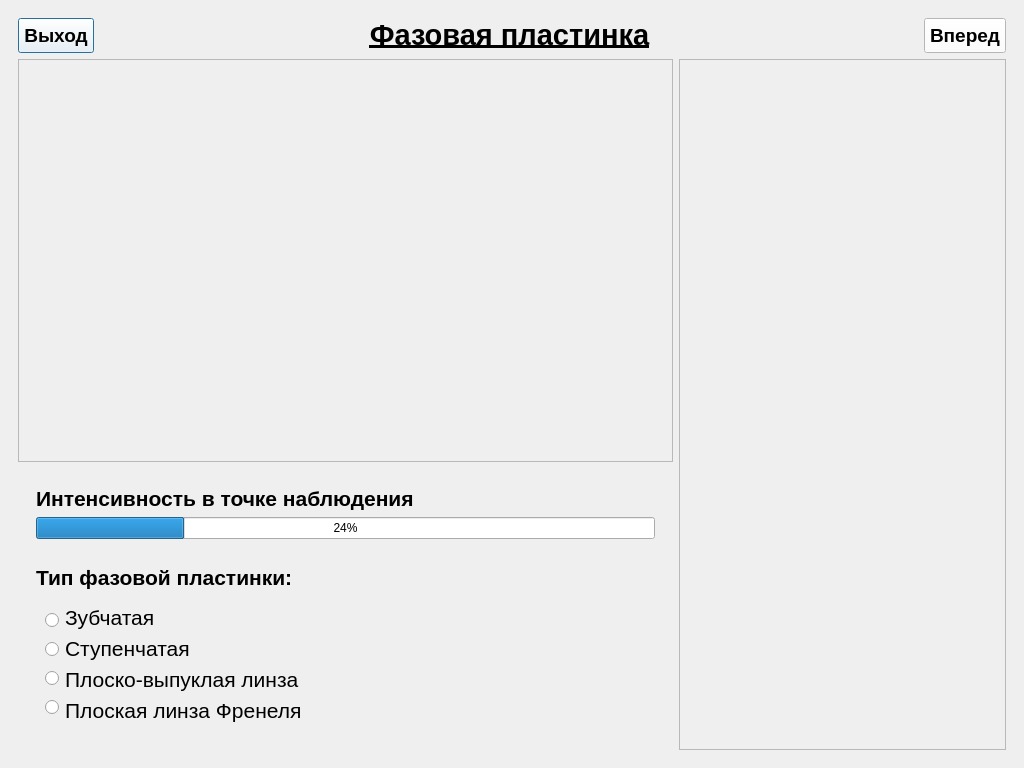
<?xml version="1.0" encoding="UTF-8"?>
<ui version="4.0">
 <class>PhasePlateWindow</class>
 <widget class="QMainWindow" name="PhasePlateWindow">
  <property name="geometry">
   <rect>
    <x>0</x>
    <y>0</y>
    <width>1024</width>
    <height>768</height>
   </rect>
  </property>
  <property name="windowTitle">
   <string>MainWindow</string>
  </property>
  <widget class="QWidget" name="centralwidget">
   <layout class="QGridLayout" name="gridLayout">
    <item row="0" column="0" colspan="2">
     <widget class="QFrame" name="frame_3">
      <property name="frameShape">
       <enum>QFrame::NoFrame</enum>
      </property>
      <property name="frameShadow">
       <enum>QFrame::Raised</enum>
      </property>
      <layout class="QGridLayout" name="gridLayout_2" rowstretch="2,1" columnstretch="2,1">
       <item row="0" column="0" colspan="2">
        <widget class="QWidget" name="widget" native="true">
         <property name="sizePolicy">
          <sizepolicy hsizetype="Preferred" vsizetype="Fixed">
           <horstretch>0</horstretch>
           <verstretch>0</verstretch>
          </sizepolicy>
         </property>
         <layout class="QHBoxLayout" name="horizontalLayout_4">
          <property name="spacing">
           <number>0</number>
          </property>
          <property name="leftMargin">
           <number>0</number>
          </property>
          <property name="topMargin">
           <number>0</number>
          </property>
          <property name="rightMargin">
           <number>0</number>
          </property>
          <property name="bottomMargin">
           <number>0</number>
          </property>
          <item alignment="Qt::AlignLeft">
           <widget class="FontScalablePushButton" name="pushButton_Back">
            <property name="sizePolicy">
             <sizepolicy hsizetype="Preferred" vsizetype="Expanding">
              <horstretch>0</horstretch>
              <verstretch>0</verstretch>
             </sizepolicy>
            </property>
            <property name="minimumSize">
             <size>
              <width>0</width>
              <height>0</height>
             </size>
            </property>
            <property name="font">
             <font>
              <family>Arial</family>
              <pointsize>14</pointsize>
              <weight>75</weight>
              <bold>true</bold>
             </font>
            </property>
            <property name="styleSheet">
             <string notr="true">background-color:white;
padding-top:5%;
padding-bottom:5%;
padding-left:5%;
padding-right:5%</string>
            </property>
            <property name="text">
             <string>Выход</string>
            </property>
            <property name="autoDefault">
             <bool>false</bool>
            </property>
            <property name="default">
             <bool>true</bool>
            </property>
            <property name="flat">
             <bool>false</bool>
            </property>
           </widget>
          </item>
          <item>
           <spacer name="horizontalSpacer_2">
            <property name="orientation">
             <enum>Qt::Horizontal</enum>
            </property>
            <property name="sizeHint" stdset="0">
             <size>
              <width>40</width>
              <height>20</height>
             </size>
            </property>
           </spacer>
          </item>
          <item alignment="Qt::AlignHCenter|Qt::AlignVCenter">
           <widget class="FontScalableLabel" name="label">
            <property name="maximumSize">
             <size>
              <width>16777215</width>
              <height>50</height>
             </size>
            </property>
            <property name="font">
             <font>
              <family>Arial</family>
              <pointsize>22</pointsize>
              <weight>75</weight>
              <bold>true</bold>
              <underline>true</underline>
             </font>
            </property>
            <property name="text">
             <string>Фазовая пластинка</string>
            </property>
            <property name="alignment">
             <set>Qt::AlignCenter</set>
            </property>
           </widget>
          </item>
          <item>
           <spacer name="horizontalSpacer">
            <property name="orientation">
             <enum>Qt::Horizontal</enum>
            </property>
            <property name="sizeHint" stdset="0">
             <size>
              <width>40</width>
              <height>20</height>
             </size>
            </property>
           </spacer>
          </item>
          <item>
           <widget class="FontScalablePushButton" name="pushButton_Back_2">
            <property name="sizePolicy">
             <sizepolicy hsizetype="Preferred" vsizetype="Expanding">
              <horstretch>0</horstretch>
              <verstretch>0</verstretch>
             </sizepolicy>
            </property>
            <property name="minimumSize">
             <size>
              <width>0</width>
              <height>0</height>
             </size>
            </property>
            <property name="font">
             <font>
              <family>Arial</family>
              <pointsize>14</pointsize>
              <weight>75</weight>
              <bold>true</bold>
             </font>
            </property>
            <property name="styleSheet">
             <string notr="true">background-color:white;
padding-top:5%;
padding-bottom:5%;
padding-left:5%;
padding-right:5%</string>
            </property>
            <property name="text">
             <string>Вперед</string>
            </property>
            <property name="flat">
             <bool>false</bool>
            </property>
           </widget>
          </item>
         </layout>
        </widget>
       </item>
       <item row="1" column="0">
        <widget class="QFrame" name="frame">
         <property name="frameShape">
          <enum>QFrame::NoFrame</enum>
         </property>
         <property name="frameShadow">
          <enum>QFrame::Raised</enum>
         </property>
         <layout class="QVBoxLayout" name="verticalLayout">
          <property name="leftMargin">
           <number>0</number>
          </property>
          <property name="topMargin">
           <number>0</number>
          </property>
          <property name="rightMargin">
           <number>0</number>
          </property>
          <property name="bottomMargin">
           <number>0</number>
          </property>
          <item>
           <widget class="QFrame" name="frame_5">
            <property name="frameShape">
             <enum>QFrame::StyledPanel</enum>
            </property>
            <property name="frameShadow">
             <enum>QFrame::Raised</enum>
            </property>
            <layout class="QHBoxLayout" name="horizontalLayout">
             <item>
              <widget class="SchemeGraph" name="widget_schemeGraph" native="true">
               <property name="sizePolicy">
                <sizepolicy hsizetype="MinimumExpanding" vsizetype="Expanding">
                 <horstretch>0</horstretch>
                 <verstretch>0</verstretch>
                </sizepolicy>
               </property>
              </widget>
             </item>
            </layout>
           </widget>
          </item>
          <item>
           <widget class="QFrame" name="frame_4">
            <property name="sizePolicy">
             <sizepolicy hsizetype="Preferred" vsizetype="Minimum">
              <horstretch>0</horstretch>
              <verstretch>0</verstretch>
             </sizepolicy>
            </property>
            <property name="frameShape">
             <enum>QFrame::NoFrame</enum>
            </property>
            <property name="frameShadow">
             <enum>QFrame::Raised</enum>
            </property>
            <layout class="QHBoxLayout" name="horizontalLayout_2">
             <item alignment="Qt::AlignTop">
              <widget class="QFrame" name="frame_7">
               <property name="frameShape">
                <enum>QFrame::NoFrame</enum>
               </property>
               <property name="frameShadow">
                <enum>QFrame::Raised</enum>
               </property>
               <layout class="QVBoxLayout" name="verticalLayout_3">
                <item>
                 <widget class="FontScalableLabel" name="label_3">
                  <property name="font">
                   <font>
                    <family>Arial</family>
                    <pointsize>16</pointsize>
                    <weight>75</weight>
                    <bold>true</bold>
                   </font>
                  </property>
                  <property name="text">
                   <string>Интенсивность в точке наблюдения</string>
                  </property>
                 </widget>
                </item>
                <item>
                 <widget class="QProgressBar" name="progressBar_intensity">
                  <property name="sizePolicy">
                   <sizepolicy hsizetype="Preferred" vsizetype="Fixed">
                    <horstretch>0</horstretch>
                    <verstretch>0</verstretch>
                   </sizepolicy>
                  </property>
                  <property name="value">
                   <number>24</number>
                  </property>
                 </widget>
                </item>
                <item>
                 <spacer name="verticalSpacer">
                  <property name="orientation">
                   <enum>Qt::Vertical</enum>
                  </property>
                  <property name="sizeHint" stdset="0">
                   <size>
                    <width>20</width>
                    <height>20</height>
                   </size>
                  </property>
                 </spacer>
                </item>
                <item>
                 <widget class="FontScalableLabel" name="label_2">
                  <property name="sizePolicy">
                   <sizepolicy hsizetype="Preferred" vsizetype="Fixed">
                    <horstretch>0</horstretch>
                    <verstretch>0</verstretch>
                   </sizepolicy>
                  </property>
                  <property name="font">
                   <font>
                    <family>Arial</family>
                    <pointsize>16</pointsize>
                    <weight>75</weight>
                    <bold>true</bold>
                   </font>
                  </property>
                  <property name="text">
                   <string>Тип фазовой пластинки:</string>
                  </property>
                 </widget>
                </item>
                <item>
                 <widget class="QFrame" name="frame_8">
                  <property name="frameShape">
                   <enum>QFrame::NoFrame</enum>
                  </property>
                  <property name="frameShadow">
                   <enum>QFrame::Raised</enum>
                  </property>
                  <layout class="QHBoxLayout" name="horizontalLayout_3">
                   <item>
                    <widget class="QFrame" name="frame_9">
                     <property name="sizePolicy">
                      <sizepolicy hsizetype="Fixed" vsizetype="Preferred">
                       <horstretch>0</horstretch>
                       <verstretch>0</verstretch>
                      </sizepolicy>
                     </property>
                     <property name="frameShape">
                      <enum>QFrame::NoFrame</enum>
                     </property>
                     <property name="frameShadow">
                      <enum>QFrame::Raised</enum>
                     </property>
                     <layout class="QVBoxLayout" name="verticalLayout_4">
                      <property name="leftMargin">
                       <number>0</number>
                      </property>
                      <property name="topMargin">
                       <number>0</number>
                      </property>
                      <property name="rightMargin">
                       <number>0</number>
                      </property>
                      <property name="bottomMargin">
                       <number>0</number>
                      </property>
                      <item>
                       <widget class="QRadioButton" name="radioButton_simplePlate">
                        <property name="sizePolicy">
                         <sizepolicy hsizetype="Fixed" vsizetype="Fixed">
                          <horstretch>0</horstretch>
                          <verstretch>0</verstretch>
                         </sizepolicy>
                        </property>
                        <property name="font">
                         <font>
                          <family>Arial</family>
                          <pointsize>16</pointsize>
                         </font>
                        </property>
                        <property name="text">
                         <string/>
                        </property>
                       </widget>
                      </item>
                      <item>
                       <widget class="QRadioButton" name="radioButton_stagingPlate">
                        <property name="sizePolicy">
                         <sizepolicy hsizetype="Fixed" vsizetype="Fixed">
                          <horstretch>0</horstretch>
                          <verstretch>0</verstretch>
                         </sizepolicy>
                        </property>
                        <property name="font">
                         <font>
                          <family>Arial</family>
                          <pointsize>16</pointsize>
                         </font>
                        </property>
                        <property name="text">
                         <string/>
                        </property>
                       </widget>
                      </item>
                      <item>
                       <widget class="QRadioButton" name="radioButton_lensPlate">
                        <property name="sizePolicy">
                         <sizepolicy hsizetype="Fixed" vsizetype="Fixed">
                          <horstretch>0</horstretch>
                          <verstretch>0</verstretch>
                         </sizepolicy>
                        </property>
                        <property name="font">
                         <font>
                          <family>Arial</family>
                          <pointsize>16</pointsize>
                         </font>
                        </property>
                        <property name="text">
                         <string/>
                        </property>
                       </widget>
                      </item>
                      <item>
                       <widget class="QRadioButton" name="radioButton_flatLensPlate">
                        <property name="sizePolicy">
                         <sizepolicy hsizetype="Fixed" vsizetype="Fixed">
                          <horstretch>0</horstretch>
                          <verstretch>0</verstretch>
                         </sizepolicy>
                        </property>
                        <property name="font">
                         <font>
                          <family>Arial</family>
                          <pointsize>16</pointsize>
                         </font>
                        </property>
                        <property name="text">
                         <string/>
                        </property>
                       </widget>
                      </item>
                     </layout>
                    </widget>
                   </item>
                   <item>
                    <widget class="QFrame" name="frame_10">
                     <property name="frameShape">
                      <enum>QFrame::NoFrame</enum>
                     </property>
                     <property name="frameShadow">
                      <enum>QFrame::Raised</enum>
                     </property>
                     <layout class="QVBoxLayout" name="verticalLayout_5">
                      <property name="leftMargin">
                       <number>0</number>
                      </property>
                      <property name="topMargin">
                       <number>0</number>
                      </property>
                      <property name="rightMargin">
                       <number>0</number>
                      </property>
                      <property name="bottomMargin">
                       <number>0</number>
                      </property>
                      <item>
                       <widget class="FontScalableLabel" name="label_4">
                        <property name="font">
                         <font>
                          <family>Arial</family>
                          <pointsize>16</pointsize>
                         </font>
                        </property>
                        <property name="text">
                         <string>Зубчатая</string>
                        </property>
                       </widget>
                      </item>
                      <item>
                       <widget class="FontScalableLabel" name="label_5">
                        <property name="font">
                         <font>
                          <family>Arial</family>
                          <pointsize>16</pointsize>
                         </font>
                        </property>
                        <property name="text">
                         <string>Ступенчатая</string>
                        </property>
                       </widget>
                      </item>
                      <item>
                       <widget class="FontScalableLabel" name="label_6">
                        <property name="font">
                         <font>
                          <family>Arial</family>
                          <pointsize>16</pointsize>
                         </font>
                        </property>
                        <property name="text">
                         <string>Плоско-выпуклая линза</string>
                        </property>
                       </widget>
                      </item>
                      <item>
                       <widget class="FontScalableLabel" name="label_7">
                        <property name="font">
                         <font>
                          <family>Arial</family>
                          <pointsize>16</pointsize>
                         </font>
                        </property>
                        <property name="text">
                         <string>Плоская линза Френеля</string>
                        </property>
                       </widget>
                      </item>
                     </layout>
                    </widget>
                   </item>
                  </layout>
                 </widget>
                </item>
               </layout>
              </widget>
             </item>
            </layout>
           </widget>
          </item>
         </layout>
        </widget>
       </item>
       <item row="1" column="1">
        <widget class="QFrame" name="frame_2">
         <property name="sizePolicy">
          <sizepolicy hsizetype="Preferred" vsizetype="Preferred">
           <horstretch>0</horstretch>
           <verstretch>0</verstretch>
          </sizepolicy>
         </property>
         <property name="frameShape">
          <enum>QFrame::StyledPanel</enum>
         </property>
         <property name="frameShadow">
          <enum>QFrame::Raised</enum>
         </property>
         <layout class="QVBoxLayout" name="verticalLayout_2">
          <item>
           <widget class="SpiralGraph" name="widget_spiralGraph" native="true">
            <property name="sizePolicy">
             <sizepolicy hsizetype="MinimumExpanding" vsizetype="Preferred">
              <horstretch>0</horstretch>
              <verstretch>0</verstretch>
             </sizepolicy>
            </property>
           </widget>
          </item>
         </layout>
        </widget>
       </item>
      </layout>
     </widget>
    </item>
   </layout>
  </widget>
 </widget>
 <customwidgets>
  <customwidget>
   <class>FontScalableLabel</class>
   <extends>QLabel</extends>
   <header>fontscalablelabel.h</header>
  </customwidget>
  <customwidget>
   <class>FontScalablePushButton</class>
   <extends>QPushButton</extends>
   <header>fontscalablepushbutton.h</header>
  </customwidget>
  <customwidget>
   <class>SpiralGraph</class>
   <extends>QWidget</extends>
   <header>spiralgraph.h</header>
   <container>1</container>
  </customwidget>
  <customwidget>
   <class>SchemeGraph</class>
   <extends>QWidget</extends>
   <header>schemegraph.h</header>
  </customwidget>
 </customwidgets>
 <resources/>
 <connections/>
</ui>
